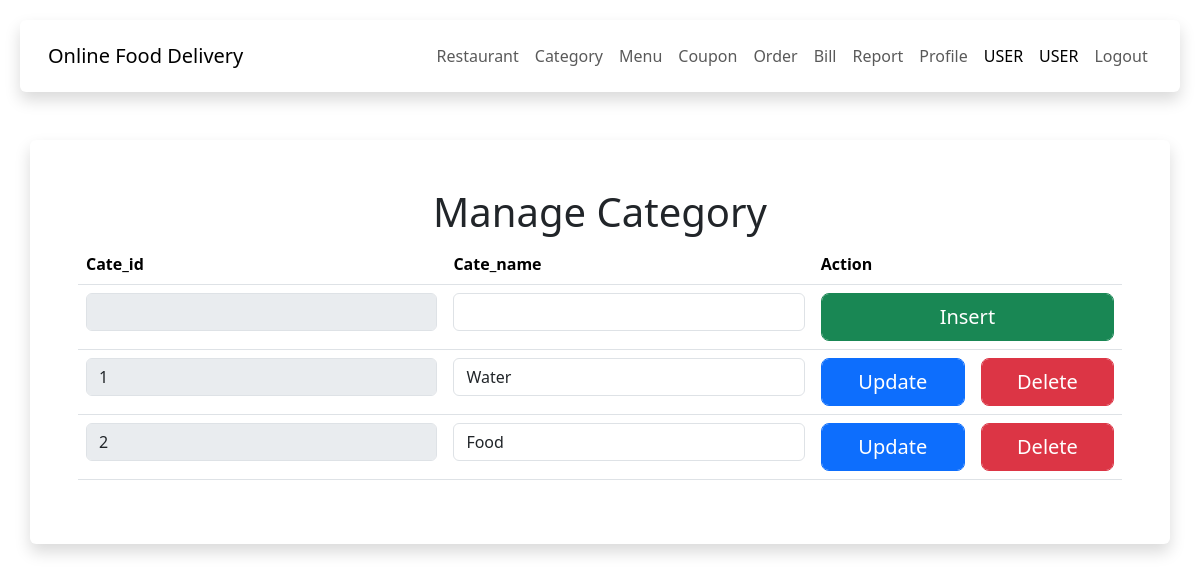
Page /manage_cate.php (signed in) on the committed database.
### tables this page shows
CREATE TABLE `cate_menu` (
  `cate_menu_id` int(11) NOT NULL,
  `cate_menu_name` varchar(50) NOT NULL
);

### manage_cate.php (the view, shortened to what this page needs)
<!DOCTYPE html>
<html lang="en">
<head>
    <?php include('../asset/head/head-rest.php'); ?>
</head>
<body>
    <div class="content">
        <div class="container body shadow mb-5 p-5 bg-body rounded">
            <h1 align="center">Manage Category</h1>
            <table class="table">
                <thead>
                    <th>Cate_id</th>
                    <th>Cate_name</th>
                    <th colspan="2">Action</th>
                </thead>
                <tbody>
                    <form action="config_cate.php" method="post">
                        <td><input type="text" name="cate_menu_id" class="form-control" disabled></td>
                        <td><input type="text" name="cate_menu_name" class="form-control"></td>
                        <td colspan="2"><button type="submit" name="insert" class="btn btn-lg btn-success form-control">Insert</button></td>
                    </form>
                </tbody>
                <?php
                include("../connect.php");
                $sql = "SELECT * FROM cate_menu";
                $query = mysqli_query($conn,$sql);
                ?>
                <?php
                while($result=mysqli_fetch_array($query)){
                ?>
                <tbody>
                    <form action="config_cate.php" method="post">
                        <td><input type="text" name="cate_menu_id" class="form-control" disabled
                            value="<?php echo$result['cate_menu_id']?>"></td>
                        <td><input type="text" name="cate_menu_name" class="form-control"
                            value="<?php echo$result['cate_menu_name']?>"></td>
                        <td><button type="submit" name="update" class="btn btn-lg btn-primary form-control">Update</button></td>
                        <td><button type="submit" name="delete" class="btn btn-lg btn-danger form-control">Delete</button></td>
                    </form>
                </tbody>
                <?php }?>
            </table>
        </div>
    </div>
</body>
</html>

### head-rest.php (style rules this page uses)
body { padding: 20px; }

### rows in the picture
cate_menu: cate_menu_id "1", cate_menu_name "Water"
cate_menu: cate_menu_id "2", cate_menu_name "Food"

### other values in the picture
$_SESSION["mem_name"] "USER"
$_SESSION["mem_last"] "USER"
